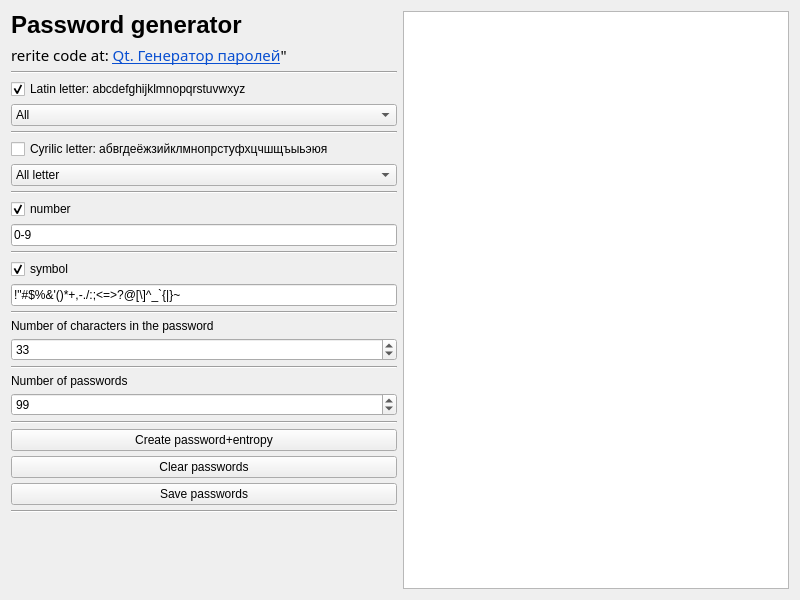
<?xml version="1.0" encoding="UTF-8"?>
<ui version="4.0">
 <class>Widget</class>
 <widget class="QWidget" name="Widget">
  <property name="geometry">
   <rect>
    <x>0</x>
    <y>0</y>
    <width>800</width>
    <height>600</height>
   </rect>
  </property>
  <property name="sizePolicy">
   <sizepolicy hsizetype="Expanding" vsizetype="Expanding">
    <horstretch>0</horstretch>
    <verstretch>0</verstretch>
   </sizepolicy>
  </property>
  <property name="windowTitle">
   <string>Password generator</string>
  </property>
  <property name="windowIcon">
   <iconset resource="resourses.qrc">
    <normaloff>:/images/password.png</normaloff>:/images/password.png</iconset>
  </property>
  <layout class="QHBoxLayout" name="horizontalLayout_2">
   <item>
    <layout class="QVBoxLayout" name="verticalLayout">
     <property name="spacing">
      <number>5</number>
     </property>
     <item>
      <widget class="QLabel" name="label_3">
       <property name="font">
        <font>
         <family>Arial</family>
         <pointsize>18</pointsize>
         <bold>true</bold>
        </font>
       </property>
       <property name="text">
        <string>Password generator</string>
       </property>
       <property name="openExternalLinks">
        <bool>true</bool>
       </property>
      </widget>
     </item>
     <item>
      <widget class="QLabel" name="label_4">
       <property name="font">
        <font>
         <family>Al Bayan</family>
         <pointsize>10</pointsize>
        </font>
       </property>
       <property name="focusPolicy">
        <enum>Qt::ClickFocus</enum>
       </property>
       <property name="text">
        <string>&lt;html&gt;&lt;head/&gt;&lt;body&gt;&lt;p&gt;&lt;span style=&quot; font-size:11pt;&quot;&gt;rerite code at: &lt;/span&gt;&lt;a href=&quot;https://youtu.be/Si4QgunNhvw?si=KTH5SPd5Y9efsoJFstyle=&quot;&gt;&lt;span style=&quot; font-size:11pt; text-decoration: underline; color:#094fd1;&quot;&gt;Qt. Генератор паролей&lt;/span&gt;&lt;/a&gt;&lt;span style=&quot; font-size:11pt;&quot;&gt;&amp;quot;&lt;/span&gt;&lt;/p&gt;&lt;/body&gt;&lt;/html&gt;</string>
       </property>
       <property name="textFormat">
        <enum>Qt::RichText</enum>
       </property>
       <property name="openExternalLinks">
        <bool>true</bool>
       </property>
       <property name="textInteractionFlags">
        <set>Qt::LinksAccessibleByKeyboard|Qt::LinksAccessibleByMouse</set>
       </property>
      </widget>
     </item>
     <item>
      <widget class="Line" name="line_8">
       <property name="orientation">
        <enum>Qt::Horizontal</enum>
       </property>
      </widget>
     </item>
     <item>
      <widget class="QCheckBox" name="latinCheck">
       <property name="text">
        <string>Latin letter: abcdefghijklmnopqrstuvwxyz</string>
       </property>
       <property name="checked">
        <bool>true</bool>
       </property>
      </widget>
     </item>
     <item>
      <widget class="QComboBox" name="latinCombo">
       <property name="styleSheet">
        <string notr="true"/>
       </property>
       <property name="currentText">
        <string>All</string>
       </property>
       <item>
        <property name="text">
         <string>All</string>
        </property>
       </item>
       <item>
        <property name="text">
         <string>small letter</string>
        </property>
       </item>
       <item>
        <property name="text">
         <string>big letter</string>
        </property>
       </item>
      </widget>
     </item>
     <item>
      <widget class="Line" name="line">
       <property name="orientation">
        <enum>Qt::Horizontal</enum>
       </property>
      </widget>
     </item>
     <item>
      <widget class="QCheckBox" name="cyrillicCheck">
       <property name="enabled">
        <bool>true</bool>
       </property>
       <property name="text">
        <string>Cyrilic letter: абвгдеёжзийклмнопрстуфхцчшщъыьэюя</string>
       </property>
       <property name="checked">
        <bool>false</bool>
       </property>
      </widget>
     </item>
     <item>
      <widget class="QComboBox" name="cyrillicCombo">
       <item>
        <property name="text">
         <string>All letter</string>
        </property>
       </item>
       <item>
        <property name="text">
         <string>only big</string>
        </property>
       </item>
       <item>
        <property name="text">
         <string>only small</string>
        </property>
       </item>
      </widget>
     </item>
     <item>
      <widget class="Line" name="line_2">
       <property name="orientation">
        <enum>Qt::Horizontal</enum>
       </property>
      </widget>
     </item>
     <item>
      <widget class="QCheckBox" name="didgitCheck">
       <property name="text">
        <string>number</string>
       </property>
       <property name="checked">
        <bool>true</bool>
       </property>
      </widget>
     </item>
     <item>
      <widget class="QLineEdit" name="didgitEdit">
       <property name="text">
        <string>0-9</string>
       </property>
      </widget>
     </item>
     <item>
      <widget class="Line" name="line_3">
       <property name="orientation">
        <enum>Qt::Horizontal</enum>
       </property>
      </widget>
     </item>
     <item>
      <widget class="QCheckBox" name="symbolCheck">
       <property name="text">
        <string>symbol</string>
       </property>
       <property name="checked">
        <bool>true</bool>
       </property>
      </widget>
     </item>
     <item>
      <widget class="QLineEdit" name="symbolEdit">
       <property name="text">
        <string>!&quot;#$%&amp;'()*+,-./:;&lt;=&gt;?@[\]^_`{|}~</string>
       </property>
      </widget>
     </item>
     <item>
      <widget class="Line" name="line_5">
       <property name="orientation">
        <enum>Qt::Horizontal</enum>
       </property>
      </widget>
     </item>
     <item>
      <widget class="QLabel" name="label">
       <property name="sizePolicy">
        <sizepolicy hsizetype="Preferred" vsizetype="Minimum">
         <horstretch>0</horstretch>
         <verstretch>0</verstretch>
        </sizepolicy>
       </property>
       <property name="text">
        <string>Number of characters in the password</string>
       </property>
      </widget>
     </item>
     <item>
      <widget class="QSpinBox" name="lettersSpin">
       <property name="minimum">
        <number>4</number>
       </property>
       <property name="value">
        <number>33</number>
       </property>
      </widget>
     </item>
     <item>
      <widget class="Line" name="line_7">
       <property name="orientation">
        <enum>Qt::Horizontal</enum>
       </property>
      </widget>
     </item>
     <item>
      <widget class="QLabel" name="label_2">
       <property name="text">
        <string>Number of passwords</string>
       </property>
      </widget>
     </item>
     <item>
      <widget class="QSpinBox" name="passCountSpin">
       <property name="minimum">
        <number>5</number>
       </property>
       <property name="maximum">
        <number>10000</number>
       </property>
       <property name="value">
        <number>99</number>
       </property>
      </widget>
     </item>
     <item>
      <widget class="Line" name="line_6">
       <property name="orientation">
        <enum>Qt::Horizontal</enum>
       </property>
      </widget>
     </item>
     <item>
      <widget class="QPushButton" name="pushButton">
       <property name="styleSheet">
        <string notr="true"/>
       </property>
       <property name="text">
        <string>Create password+entropy</string>
       </property>
      </widget>
     </item>
     <item>
      <widget class="QPushButton" name="pushButton_2">
       <property name="text">
        <string>Clear passwords</string>
       </property>
      </widget>
     </item>
     <item>
      <widget class="QPushButton" name="pushButton_3">
       <property name="text">
        <string>Save passwords</string>
       </property>
      </widget>
     </item>
     <item>
      <widget class="Line" name="line_4">
       <property name="orientation">
        <enum>Qt::Horizontal</enum>
       </property>
      </widget>
     </item>
     <item>
      <spacer name="verticalSpacer">
       <property name="orientation">
        <enum>Qt::Vertical</enum>
       </property>
       <property name="sizeHint" stdset="0">
        <size>
         <width>20</width>
         <height>40</height>
        </size>
       </property>
      </spacer>
     </item>
    </layout>
   </item>
   <item>
    <widget class="QPlainTextEdit" name="plainTextEdit"/>
   </item>
  </layout>
 </widget>
 <resources>
  <include location="resourses.qrc"/>
 </resources>
 <connections/>
</ui>
